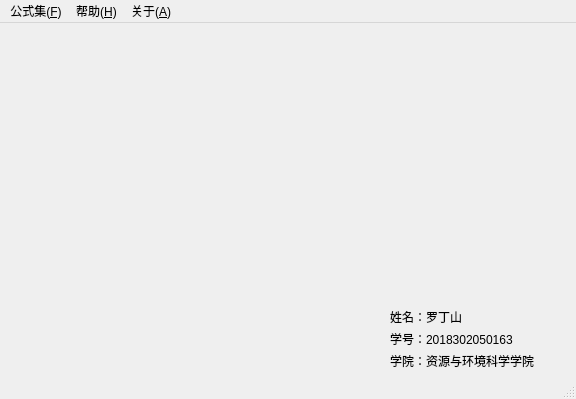
<?xml version="1.0" encoding="UTF-8"?>
<ui version="4.0">
 <class>MainWindow</class>
 <widget class="QMainWindow" name="MainWindow">
  <property name="geometry">
   <rect>
    <x>0</x>
    <y>0</y>
    <width>576</width>
    <height>399</height>
   </rect>
  </property>
  <property name="windowTitle">
   <string>数字测图与卫星导航</string>
  </property>
  <widget class="QWidget" name="centralWidget">
   <widget class="QLabel" name="label">
    <property name="geometry">
     <rect>
      <x>390</x>
      <y>286</y>
      <width>90</width>
      <height>16</height>
     </rect>
    </property>
    <property name="text">
     <string>姓名：罗丁山</string>
    </property>
   </widget>
   <widget class="QLabel" name="label_3">
    <property name="geometry">
     <rect>
      <x>390</x>
      <y>308</y>
      <width>149</width>
      <height>16</height>
     </rect>
    </property>
    <property name="text">
     <string>学号：2018302050163</string>
    </property>
   </widget>
   <widget class="QLabel" name="label_4">
    <property name="geometry">
     <rect>
      <x>390</x>
      <y>330</y>
      <width>180</width>
      <height>16</height>
     </rect>
    </property>
    <property name="text">
     <string>学院：资源与环境科学学院</string>
    </property>
   </widget>
  </widget>
  <widget class="QMenuBar" name="menuBar">
   <property name="geometry">
    <rect>
     <x>0</x>
     <y>0</y>
     <width>576</width>
     <height>26</height>
    </rect>
   </property>
   <widget class="QMenu" name="menu">
    <property name="title">
     <string>公式集(&amp;F)</string>
    </property>
    <widget class="QMenu" name="menu1">
     <property name="title">
      <string>测量坐标系和高程</string>
     </property>
     <addaction name="action1_2"/>
     <addaction name="action1_21"/>
     <addaction name="actiontouying"/>
     <addaction name="actionco"/>
    </widget>
    <addaction name="menu1"/>
   </widget>
   <widget class="QMenu" name="menu_2">
    <property name="title">
     <string>帮助(&amp;H)</string>
    </property>
    <addaction name="actionaa"/>
   </widget>
   <widget class="QMenu" name="menu_3">
    <property name="title">
     <string>关于(&amp;A)</string>
    </property>
    <addaction name="actionPowered_by_Qt"/>
   </widget>
   <addaction name="menu"/>
   <addaction name="menu_2"/>
   <addaction name="menu_3"/>
  </widget>
  <widget class="QStatusBar" name="statusBar">
   <property name="cursor">
    <cursorShape>ArrowCursor</cursorShape>
   </property>
   <property name="focusPolicy">
    <enum>Qt::NoFocus</enum>
   </property>
   <property name="contextMenuPolicy">
    <enum>Qt::DefaultContextMenu</enum>
   </property>
   <property name="accessibleName">
    <string/>
   </property>
  </widget>
  <action name="action1_2">
   <property name="text">
    <string>空间直角坐标与大地坐标转换</string>
   </property>
  </action>
  <action name="action11">
   <property name="text">
    <string>11</string>
   </property>
  </action>
  <action name="action1_4">
   <property name="text">
    <string>1</string>
   </property>
  </action>
  <action name="action1_5">
   <property name="text">
    <string>1</string>
   </property>
  </action>
  <action name="action1_6">
   <property name="text">
    <string>1</string>
   </property>
  </action>
  <action name="action1_7">
   <property name="text">
    <string>1</string>
   </property>
  </action>
  <action name="action1_8">
   <property name="text">
    <string>1</string>
   </property>
  </action>
  <action name="action1_15">
   <property name="text">
    <string>1</string>
   </property>
  </action>
  <action name="action1_16">
   <property name="text">
    <string>1</string>
   </property>
  </action>
  <action name="action0">
   <property name="text">
    <string>0</string>
   </property>
  </action>
  <action name="action2_2">
   <property name="text">
    <string>2</string>
   </property>
  </action>
  <action name="action1_17">
   <property name="text">
    <string>1</string>
   </property>
  </action>
  <action name="action1_18">
   <property name="text">
    <string>1</string>
   </property>
  </action>
  <action name="action1_19">
   <property name="text">
    <string>1</string>
   </property>
  </action>
  <action name="actionPowered_by_Qt">
   <property name="enabled">
    <bool>false</bool>
   </property>
   <property name="text">
    <string>Powered by Qt</string>
   </property>
  </action>
  <action name="actionaa">
   <property name="enabled">
    <bool>false</bool>
   </property>
   <property name="text">
    <string>帮助文档</string>
   </property>
  </action>
  <action name="action1_20">
   <property name="text">
    <string>大地坐标转空间直角坐标</string>
   </property>
  </action>
  <action name="action1_21">
   <property name="text">
    <string>施工坐标与测量坐标转换</string>
   </property>
  </action>
  <action name="actiontouying">
   <property name="text">
    <string>投影带划分</string>
   </property>
  </action>
  <action name="actionco">
   <property name="text">
    <string>方位角</string>
   </property>
  </action>
  <action name="actiona">
   <property name="text">
    <string>水平面代替水准面的限度</string>
   </property>
  </action>
  <action name="actiona_2">
   <property name="text">
    <string>1:10万~1:5000地形图编号</string>
   </property>
  </action>
 </widget>
 <layoutdefault spacing="6" margin="11"/>
 <resources/>
 <connections/>
</ui>
